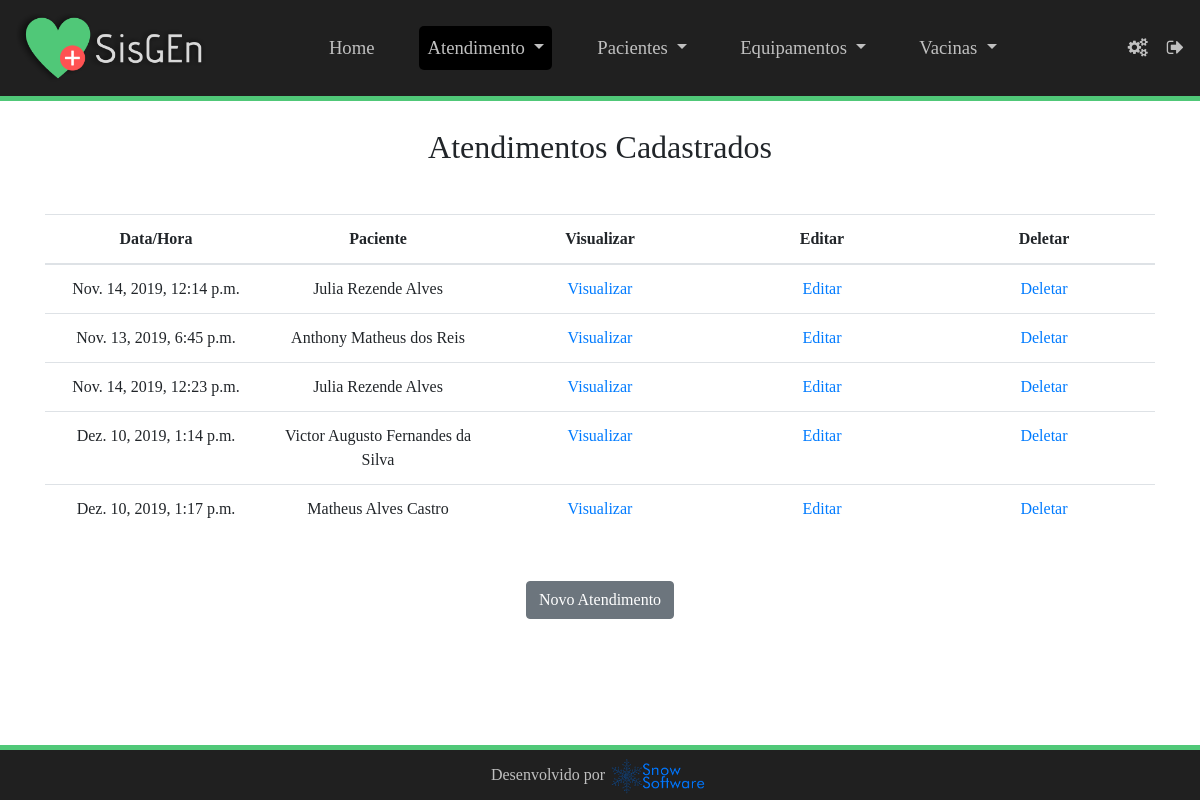
The app's page /atendimentos (signed in) with its own data.
### sisgen/models.py (models this page shows, shortened)
class Atendimento(models.Model):
    paciente = models.ForeignKey("Paciente", on_delete=models.CASCADE, related_name="atendimentos", verbose_name='Paciente:')
    dataHora = models.DateTimeField(default=datetime.now , verbose_name='Data/Hora:')
    procedimento = models.ManyToManyField(Procedimento, verbose_name='Procedimento(s) realizado(s):', blank=True)
    vacinacao = models.ManyToManyField(Vacina, verbose_name='Vacinação do Paciente:', blank=True)
    descricaoAtendimento = models.TextField(verbose_name='Descrição:')

class Paciente(models.Model):
    SEXO_CHOICES = [
        ["F", "Feminino"],
        ["M", "Masculino"],
        ["N", "Nenhuma das opções"]
    ]
    nomePaciente = models.CharField(max_length=50, verbose_name='Nome Completo:')
    matriculaPaciente = models.CharField(max_length=20, verbose_name='Matrícula:')
    turmaPaciente = models.CharField(max_length=20, verbose_name='Turma:', blank=True)
    idadePaciente = models.IntegerField(verbose_name='Idade:')
    sexoPaciente = models.CharField(max_length=1, choices=SEXO_CHOICES, default="F", verbose_name='Sexo:')
    telefonePaciente = models.CharField(max_length=20, verbose_name='Telefone do Paciente:')
    telefoneResponsavelPaciente = models.CharField(max_length=20, verbose_name='Telefone do Responsável:', blank=True)

### sisgen/views.py (the view)
# urls.py: path('atendimentos', views.AtendimentoList.as_view(), name='atendimento_list'),
class AtendimentoList(ListView):
    model = Atendimento

### sisgen/templates/sisgen/atendimento_list.html (shortened to what this page needs)
<!DOCTYPE html>
<html lang="pt-br">
{% load static %}
{% load crispy_forms_tags %}
  <head>
    <link rel="stylesheet" href="https://stackpath.bootstrapcdn.com/font-awesome/4.7.0/css/font-awesome.min.css">
    <link rel="stylesheet" href="https://stackpath.bootstrapcdn.com/bootstrap/4.3.1/css/bootstrap.min.css">
    <link rel="stylesheet" type="text/css" href="{% static 'sisgen/css/estilo.css' %}">
    <link rel="stylesheet" type="text/css" href="{% static 'sisgen/css/estilo_registros1.css' %}">
  </head>
  <body>
    {% if user.is_authenticated %}
      <nav class="navbar navbar-expand-lg sticky-top" id="divmenu">
        <a class="navbar-brand" href="#" id="logo"><img src="{% static 'sisgen/img/logosisgen.png' %}"/></a>
        <div class="collapse navbar-collapse" id="collapsibleNavbar">
          <ul class="navbar-nav" id="menu" style="margin: auto!important">
            <li class="nav-item px-3">
              <a class="nav-link" href="{% url "index"%}">Home</a>
            </li>
            <li class="nav-item dropdown px-3">
              <a class="nav-link dropdown-toggle active" href="atendimento1.html" id="navbarDropdown" role="button" data-toggle="dropdown" aria-haspopup="true" aria-expanded="false">
                Atendimento
              </a>
            </li>
            <li class="nav-item dropdown px-3">
              <a class="nav-link dropdown-toggle" href="paciente1.html" id="navbarDropdown" role="button" data-toggle="dropdown" aria-haspopup="true" aria-expanded="false">
                Pacientes
              </a>
            </li>
            <li class="nav-item dropdown px-3">
              <a class="nav-link dropdown-toggle" href="equipamento1.html" id="navbarDropdown" role="button" data-toggle="dropdown" aria-haspopup="true" aria-expanded="false">
                Equipamentos
              </a>
            </li>
            <li class="nav-item dropdown px-3">
              <a class="nav-link dropdown-toggle" href="vacina1.html" id="navbarDropdown" role="button" data-toggle="dropdown" aria-haspopup="true" aria-expanded="false">
                Vacinas
              </a>
            </li>
          </ul>
          <a href="{% url 'alterar-senha'%}" id="login" data-toggle="tooltip" data-placement="bottom" title="Alterar Senha"><span class="fa fa-cogs mx-1"></span></a>
          <a href="{% url 'logout'%}" id="login" data-toggle="tooltip" data-placement="bottom" title="Logout"><span class="fa fa-sign-out mx-1w"></span></a>
        </div>
      </nav>
      <div style="width: 100%; height: 5px; background-color: #50c878; position: fixed; z-index: 1;"></div>
      <div class="container text-center mt-2 mb-5"><br/>
          <h2>Atendimentos Cadastrados</h2>
          <table class="table table-lg my-5" style="width: 100%; table-layout:fixed">
          <thead>
            <tr>
              <th>Data/Hora</th><th>Paciente</th><th>Visualizar</th><th>Editar</th><th>Deletar</th>
            </tr>
          </thead>
           <tbody>
            {% for atendimento in object_list %}
            <tr>
              <td>{{ atendimento.dataHora }}</td>
              <td>{{ atendimento.paciente.nomePaciente }}</td>
              <td><a href="{% url "atendimento_view" atendimento.id %}">Visualizar</a></td>
              <td><a href="{% url "atendimento_edit" atendimento.id %}">Editar</a></td>
              <td><a href="{% url "atendimento_delete" atendimento.id %}">Deletar</a></td>
            </tr>
            {% endfor %}
          </tbody>
        </table>
        <a  href="{% url "atendimento_new"%}" class="btn btn-secondary mx-4" name="btnNova" id="btnNova">Novo Atendimento</a>
        <br/><br/>
      </div>
      <div style="width: 100%; height: 5px; background-color: #50c878; position: fixed; bottom: 50px;"></div>
      <footer class="footer fixed-bottom p-2">
        <div class="container-fluid text-center">
          <p>Desenvolvido por </p> <img src="{% static 'sisgen/img/logo.png' %}"/>
        </div>
      </footer>
    {% else %}
      <script type="text/javascript">
        window.location.href='{% url "login"%}';
      </script>
    {% endif %}
  </body>
  </body>
</html>

### sisgen/static/sisgen/css/estilo.css (style rules this page uses)
body { font-family: 'Gotham'; }
body nav#divmenu { background-color: #202020; }
body nav#divmenu div a#login { font-size: 14pt; color: #c0c0c0; position: relative; margin-left: 15px; text-decoration: none; }
body nav#divmenu a#logo img { width: 190px; }
body nav#divmenu div ul li { margin-right: 5px; font-size: 14pt; }
body nav#divmenu div ul#menu li a { color: #c0c0c0; border-radius: 5px; }
body nav#divmenu div ul#menu li a.active { background-color: black; }
footer { color: #c0c0c0; background-color: #202020; position: relative; height: 50px; width: 100%; }
footer div { font-size: 12pt; }
footer div p { display: inline-block; }
footer div img { width: 100px; }

### sisgen/static/sisgen/css/estilo_registros1.css (style rules this page uses)
body td { word-wrap:break-word; }

### records on screen
Atendimento: dataHora "Nov. 14, 2019, 12:14 p.m.", paciente.nomePaciente "Julia Rezende Alves"
Atendimento: dataHora "Nov. 13, 2019, 6:45 p.m.", paciente.nomePaciente "Anthony Matheus dos Reis"
Atendimento: dataHora "Nov. 14, 2019, 12:23 p.m.", paciente.nomePaciente "Julia Rezende Alves"
Atendimento: dataHora "Dez. 10, 2019, 1:14 p.m.", paciente.nomePaciente "Victor Augusto Fernandes da Silva"
Atendimento: dataHora "Dez. 10, 2019, 1:17 p.m.", paciente.nomePaciente "Matheus Alves Castro"
